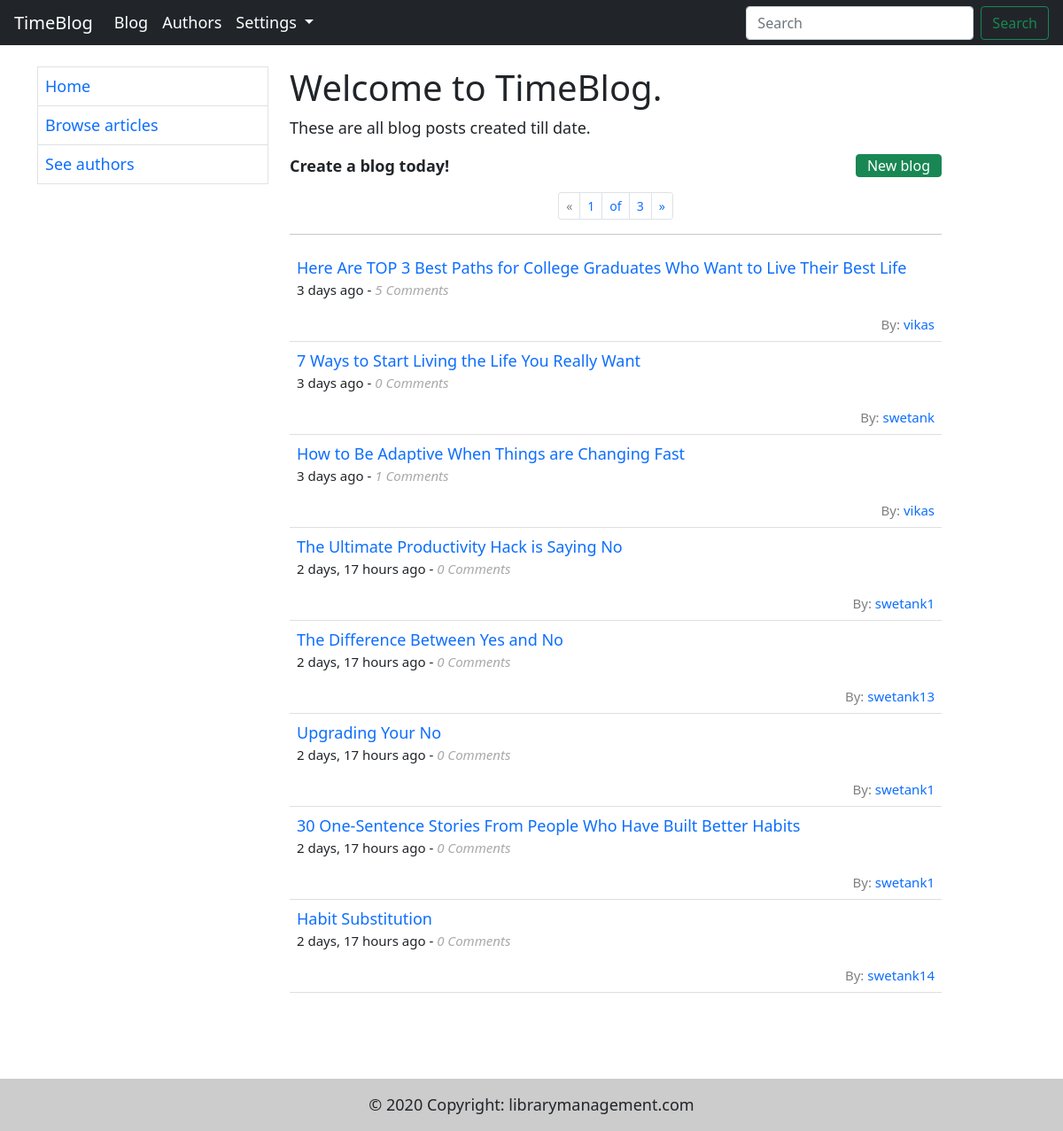
The page /blogs/all/ on the database as committed earlier.
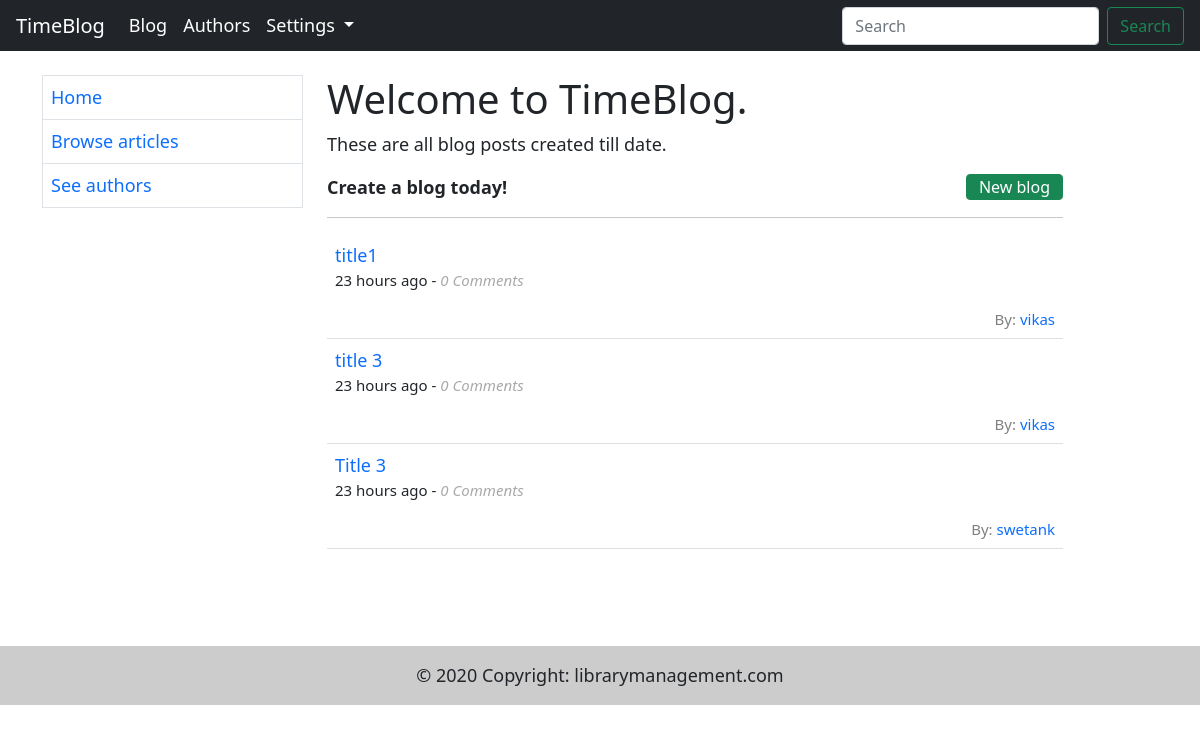
The same page on the database as committed later.
### blog/models.py (models this page shows, shortened)
class Blog(models.Model):
    author = models.ForeignKey(User, on_delete=models.SET_NULL, null=True)
    user = models.ForeignKey('Author', on_delete=models.SET_NULL, null=True)
    title = models.CharField(max_length=200)
    content = models.TextField(max_length=10000)
    timestamp = models.DateTimeField(auto_now_add=True, blank=True,)

### blog/views.py (the view)
# urls.py: path('all/', views.BlogListView.as_view(), name="blogs"),
class BlogListView(generic.ListView):
    model = Blog
    template_name = 'blog/blogs.html'
    context_object_name = 'blogs'
    paginate_by = 8

### templates/blog/blogs.html (shortened to what this page needs)
{% extends 'base.html' %}
{% load humanize %}
{% block body %}
    <h1>Welcome to TimeBlog.</h1>
    <p class="vLargeTextField">These are all blog posts created till date.</p>
        <a href="{% url 'new-blog' %}" class="btn btn-success pt-0 pb-0" style="float:right;">New blog</a>
    <strong>Create a blog today!</strong>
    {% block pagination %}
        {% if is_paginated %}
            <nav class="mt-3" aria-label="Page navigation example">
                <ul class="pagination pagination-sm justify-content-center">
                    <li class="page-item">
                        {% if page_obj.has_previous %}
                            <a class="page-link" href="{{ request.path }}?page={{ page_obj.previous_page_number }}"
                               aria-label="Previous">
                                <span aria-hidden="true">&laquo;</span>
                            </a>
                        {% else %}
                            <a class="page-link" aria-label="Previous">
                                <span style="color:grey" aria-hidden="true">&laquo;</span>
                            </a>
                        {% endif %}
                    </li>
                    <li class="page-item"><a class="page-link">{{ page_obj.number }}</a></li>
                    <li class="page-item"><a class="page-link">of</a></li>
                    <li class="page-item"><a class="page-link">{{ page_obj.paginator.num_pages }}</a></li>
                    <li class="page-item">
                        {% if page_obj.has_next %}
                            <a class="page-link" href="{{ request.path }}?page={{ page_obj.next_page_number }}"
                               aria-label="Next">
                                <span aria-hidden="true">&raquo;</span>
                            </a>
                        {% else %}
                            <a class="page-link" aria-label="Next">
                                <span style="color: grey" aria-hidden="true">&raquo;</span>
                            </a>
                        {% endif %}
                    </li>
                </ul>
            </nav>
        {% endif %}
    {% endblock %}
    <hr>
    <ul class="list-group list-group-flush">
        {% for blog in blogs %}
            <li class="p-2 list-group-item">
                <a href="{% url 'blog' blog.id %}"> {{ blog.title }}</a>
                <p style="font-size: 15px">{{ blog.timestamp|naturaltime }} - <i style="color: darkgrey"> {{ blog.comment_set.count }} Comments</i>
                </p>
                <a href="{% url 'author' blog.user.id %}" style="font-size: 15px; float:right"><span
                        style="color: gray">By:</span> {{ blog.author }}</a>
            </li>
        {% endfor %}
        <li class="list-group-item"></li>
    </ul>
{% endblock %}

Rows that differ between the two databases and show on the page:
removed Blog: title "Here Are TOP 3 Best Paths for College Graduates Who Want to Live Their Best Life", timestamp "3 days ago", comment_set.count "5", author "vikas"
removed Blog: title "7 Ways to Start Living the Life You Really Want", timestamp "3 days ago", comment_set.count "0", author "swetank"
removed Blog: title "How to Be Adaptive When Things are Changing Fast", timestamp "3 days ago", comment_set.count "1", author "vikas"
removed Blog: title "The Ultimate Productivity Hack is Saying No", timestamp "2 days, 17 hours ago", comment_set.count "0", author "swetank1"
removed Blog: title "The Difference Between Yes and No", timestamp "2 days, 17 hours ago", comment_set.count "0", author "swetank13"
removed Blog: title "Upgrading Your No", timestamp "2 days, 17 hours ago", comment_set.count "0", author "swetank1"
removed Blog: title "Habit Substitution", timestamp "2 days, 17 hours ago", comment_set.count "0", author "swetank14"
changed Blog: title "30 One-Sentence Stories From People Who Have Built Better Habits" → "title1"; timestamp "2 days, 17 hours ago" → "23 hours ago"; author "swetank1" → "vikas"
now on this page (row edited): Blog: title "title 3", timestamp "23 hours ago", comment_set.count "0", author "vikas"
now on this page (row edited): Blog: title "Title 3", timestamp "23 hours ago", comment_set.count "0", author "swetank"
Other text that changed with them:
{{ page_obj.number }}: "1" → (not shown)
{{ page_obj.paginator.num_pages }}: "3" → (not shown)
text no longer shown: "« of »"
